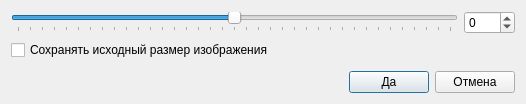
<?xml version="1.0" encoding="UTF-8"?>
<ui version="4.0">
 <class>TurnDialog</class>
 <widget class="QDialog" name="TurnDialog">
  <property name="geometry">
   <rect>
    <x>0</x>
    <y>0</y>
    <width>526</width>
    <height>104</height>
   </rect>
  </property>
  <property name="windowTitle">
   <string>Произвольный поворот</string>
  </property>
  <property name="windowIcon">
   <iconset resource="../icegui.qrc">
    <normaloff>:/dvg/icegui/images/turn.png</normaloff>:/dvg/icegui/images/turn.png</iconset>
  </property>
  <layout class="QVBoxLayout" name="verticalLayout">
   <item>
    <layout class="QHBoxLayout" name="horizontalLayout_2">
     <item>
      <widget class="QSlider" name="turnSlider">
       <property name="minimum">
        <number>-180</number>
       </property>
       <property name="maximum">
        <number>180</number>
       </property>
       <property name="orientation">
        <enum>Qt::Horizontal</enum>
       </property>
       <property name="tickPosition">
        <enum>QSlider::TicksBelow</enum>
       </property>
       <property name="tickInterval">
        <number>10</number>
       </property>
      </widget>
     </item>
     <item>
      <widget class="QSpinBox" name="turnSB">
       <property name="minimum">
        <number>-180</number>
       </property>
       <property name="maximum">
        <number>180</number>
       </property>
      </widget>
     </item>
    </layout>
   </item>
   <item>
    <widget class="QCheckBox" name="keepSizeChB">
     <property name="text">
      <string>Сохранять исходный размер изображения</string>
     </property>
    </widget>
   </item>
   <item>
    <spacer name="verticalSpacer">
     <property name="orientation">
      <enum>Qt::Vertical</enum>
     </property>
     <property name="sizeHint" stdset="0">
      <size>
       <width>20</width>
       <height>0</height>
      </size>
     </property>
    </spacer>
   </item>
   <item>
    <layout class="QHBoxLayout" name="horizontalLayout">
     <item>
      <spacer name="horizontalSpacer">
       <property name="orientation">
        <enum>Qt::Horizontal</enum>
       </property>
       <property name="sizeHint" stdset="0">
        <size>
         <width>40</width>
         <height>20</height>
        </size>
       </property>
      </spacer>
     </item>
     <item>
      <widget class="QPushButton" name="okPB">
       <property name="text">
        <string>Да</string>
       </property>
      </widget>
     </item>
     <item>
      <widget class="QPushButton" name="cancelPB">
       <property name="text">
        <string>Отмена</string>
       </property>
      </widget>
     </item>
    </layout>
   </item>
  </layout>
 </widget>
 <resources>
  <include location="../icegui.qrc"/>
 </resources>
 <connections>
  <connection>
   <sender>turnSlider</sender>
   <signal>valueChanged(int)</signal>
   <receiver>turnSB</receiver>
   <slot>setValue(int)</slot>
   <hints>
    <hint type="sourcelabel">
     <x>238</x>
     <y>19</y>
    </hint>
    <hint type="destinationlabel">
     <x>494</x>
     <y>19</y>
    </hint>
   </hints>
  </connection>
  <connection>
   <sender>okPB</sender>
   <signal>pressed()</signal>
   <receiver>TurnDialog</receiver>
   <slot>accept()</slot>
   <hints>
    <hint type="sourcelabel">
     <x>397</x>
     <y>56</y>
    </hint>
    <hint type="destinationlabel">
     <x>262</x>
     <y>38</y>
    </hint>
   </hints>
  </connection>
  <connection>
   <sender>cancelPB</sender>
   <signal>pressed()</signal>
   <receiver>TurnDialog</receiver>
   <slot>reject()</slot>
   <hints>
    <hint type="sourcelabel">
     <x>478</x>
     <y>56</y>
    </hint>
    <hint type="destinationlabel">
     <x>262</x>
     <y>38</y>
    </hint>
   </hints>
  </connection>
  <connection>
   <sender>turnSB</sender>
   <signal>valueChanged(int)</signal>
   <receiver>turnSlider</receiver>
   <slot>setValue(int)</slot>
   <hints>
    <hint type="sourcelabel">
     <x>494</x>
     <y>20</y>
    </hint>
    <hint type="destinationlabel">
     <x>238</x>
     <y>20</y>
    </hint>
   </hints>
  </connection>
  <connection>
   <sender>turnSlider</sender>
   <signal>valueChanged(int)</signal>
   <receiver>TurnDialog</receiver>
   <slot>turnSlider_valueChanged(int)</slot>
   <hints>
    <hint type="sourcelabel">
     <x>238</x>
     <y>21</y>
    </hint>
    <hint type="destinationlabel">
     <x>262</x>
     <y>51</y>
    </hint>
   </hints>
  </connection>
  <connection>
   <sender>keepSizeChB</sender>
   <signal>stateChanged(int)</signal>
   <receiver>TurnDialog</receiver>
   <slot>keepSizeChB_stateChanged(int)</slot>
   <hints>
    <hint type="sourcelabel">
     <x>262</x>
     <y>49</y>
    </hint>
    <hint type="destinationlabel">
     <x>262</x>
     <y>51</y>
    </hint>
   </hints>
  </connection>
 </connections>
 <slots>
  <slot>turnSlider_valueChanged(int)</slot>
  <slot>keepSizeChB_stateChanged(int)</slot>
 </slots>
</ui>
